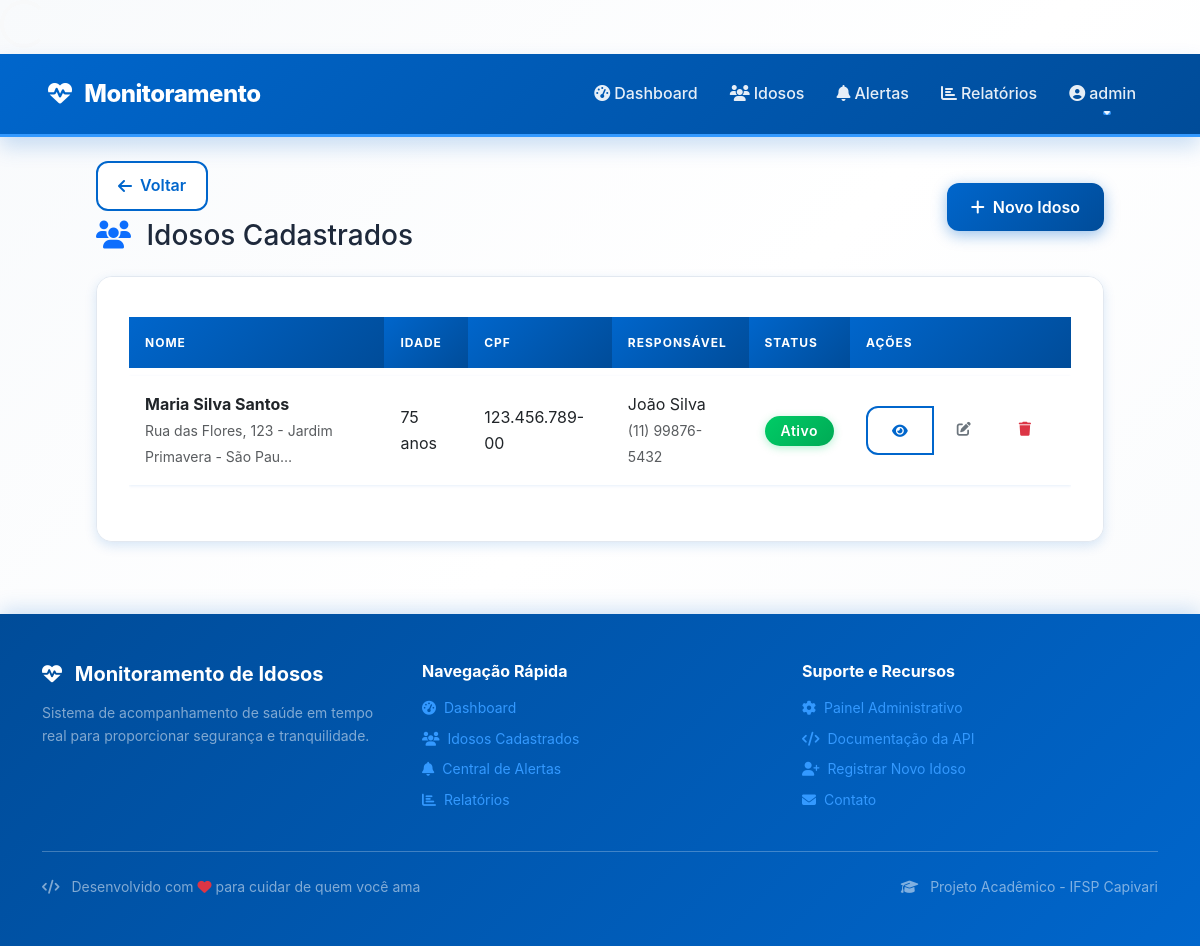
/idosos/ (signed in), run on an earlier commit of the app's database.
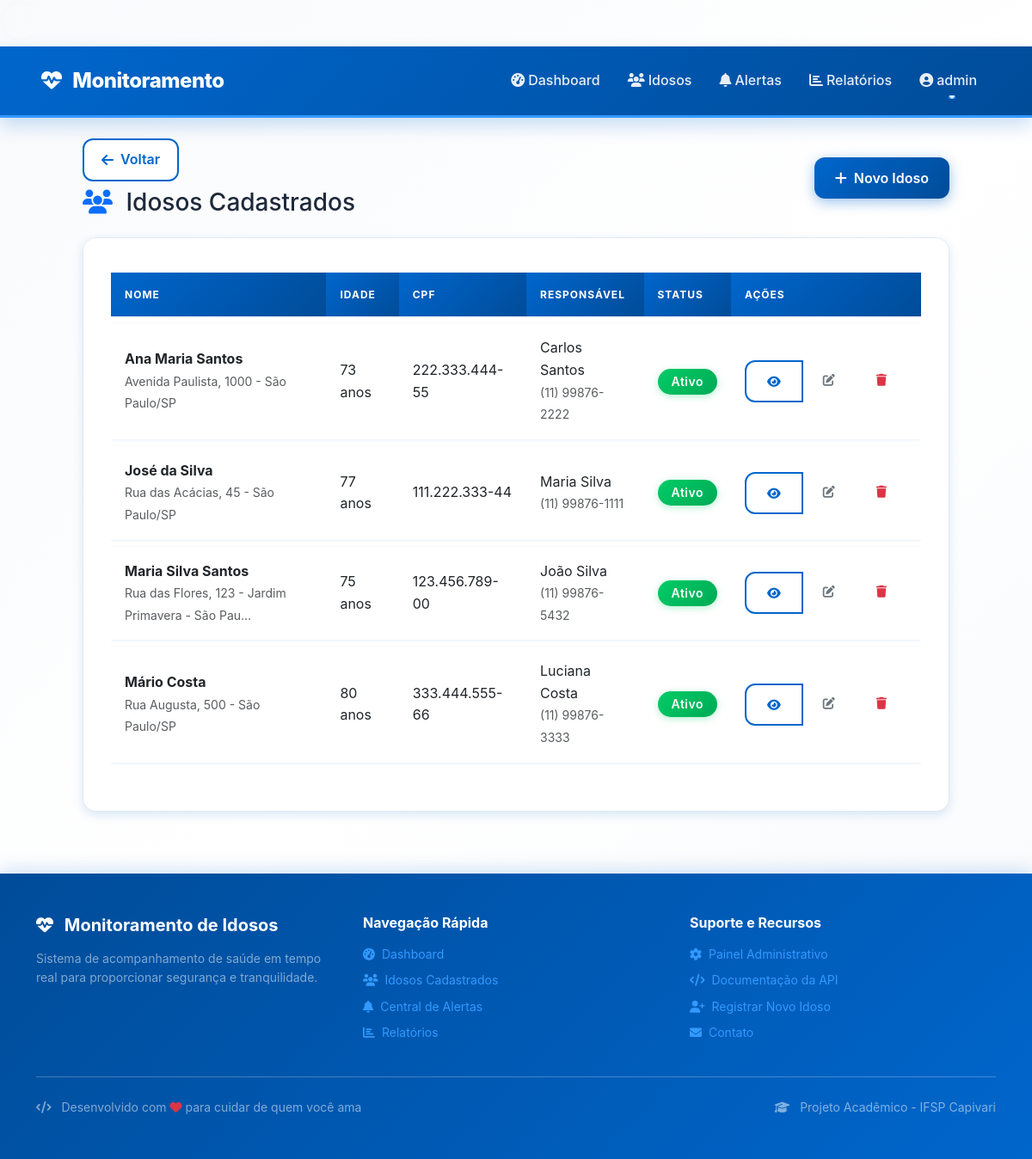
And on a later commit of the database.
### monitoramento/models.py (models this page shows, shortened)
class Idoso(models.Model):
    nome = models.CharField(max_length=100)
    data_nascimento = models.DateField()
    cpf = models.CharField(max_length=14, unique=True)
    telefone = models.CharField(max_length=20, blank=True)
    endereco = models.TextField()
    nome_responsavel = models.CharField(max_length=100)
    telefone_responsavel = models.CharField(max_length=20)
    email_responsavel = models.EmailField()
    observacoes_medicas = models.TextField(blank=True, null=True)
    ativo = models.BooleanField(default=True)
    data_cadastro = models.DateTimeField(default=timezone.now)
    latitude = models.DecimalField(max_digits=10, decimal_places=8, null=True, blank=True)
    longitude = models.DecimalField(max_digits=11, decimal_places=8, null=True, blank=True)
    @property
    def idade(self):
        hoje = date.today()
        nascimento = self.data_nascimento
        idade = hoje.year - nascimento.year
        if hoje.month < nascimento.month or (hoje.month == nascimento.month and hoje.day < nascimento.day):
            idade -= 1
        return idade

### monitoramento/views.py (the view)
# urls.py: path('idosos/', views.lista_idosos, name='lista_idosos'),
@login_required
def lista_idosos(request):
    idosos = Idoso.objects.all().order_by('nome')
    return render(request, 'monitoramento/lista_idosos.html', {'idosos': idosos})

### templates/monitoramento/lista_idosos.html (shortened to what this page needs)
{% extends 'base.html' %}
{% block content %}
<div class="container-fluid">
    <div class="d-flex justify-content-between align-items-center mb-4">
        <div>
            <a href="{% url 'dashboard' %}" class="btn-back mb-2">
                <i class="fas fa-arrow-left"></i>
                Voltar
            </a>
            <h1 class="h3 mb-0">
                <i class="fas fa-users text-primary me-2"></i>
                Idosos Cadastrados
            </h1>
        </div>
        <a href="{% url 'adicionar_idoso' %}" class="btn btn-primary">
            <i class="fas fa-plus me-2"></i>Novo Idoso
        </a>
    </div>
    <div class="card">
        <div class="card-body">
            {% if idosos %}
                <div class="table-responsive">
                    <table class="table table-hover">
                        <thead class="table-light">
                            <tr>
                                <th>Nome</th>
                                <th>Idade</th>
                                <th>CPF</th>
                                <th>Responsável</th>
                                <th>Status</th>
                                <th>Ações</th>
                            </tr>
                        </thead>
                        <tbody>
                            {% for idoso in idosos %}
                                <tr>
                                    <td>
                                        <strong>{{ idoso.nome }}</strong><br>
                                        <small class="text-muted">{{ idoso.endereco|truncatechars:50 }}</small>
                                    </td>
                                    <td>{{ idoso.idade }} anos</td>
                                    <td>{{ idoso.cpf }}</td>
                                    <td>
                                        {{ idoso.nome_responsavel }}<br>
                                        <small class="text-muted">{{ idoso.telefone_responsavel }}</small>
                                    </td>
                                    <td>
                                        {% if idoso.ativo %}
                                            <span class="badge bg-success">Ativo</span>
                                        {% else %}
                                            <span class="badge bg-warning">Pendente</span>
                                        {% endif %}
                                    </td>
                                    <td>
                                        <div class="btn-group" role="group">
                                            <a href="{% url 'detalhe_idoso' idoso.id %}" class="btn btn-sm btn-outline-primary" title="Ver detalhes">
                                                <i class="fas fa-eye"></i>
                                            </a>
                                            <a href="{% url 'editar_idoso' idoso.id %}" class="btn btn-sm btn-outline-secondary" title="Editar">
                                                <i class="fas fa-edit"></i>
                                            </a>
                                            <form method="post" action="{% url 'deletar_idoso' idoso.id %}" class="d-inline" onsubmit="return confirm('Tem certeza que deseja excluir {{ idoso.nome }}? Esta ação não pode ser desfeita.')">
                                                <button type="submit" class="btn btn-sm btn-outline-danger" title="Excluir">
                                                    <i class="fas fa-trash"></i>
                                                </button>
                                            </form>
                                        </div>
                                    </td>
                                </tr>
                            {% endfor %}
                        </tbody>
                    </table>
                </div>
            {% endif %}
        </div>
    </div>
</div>
{% endblock %}

What changed in the data, as far as the page shows it:
added Idoso: nome "Ana Maria Santos", endereco "Avenida Paulista, 1000 - São Paulo/SP", idade "73", cpf "222.333.444-55", nome_responsavel "Carlos Santos", telefone_responsavel "(11) 99876-2222", ativo "Ativo"
added Idoso: nome "José da Silva", endereco "Rua das Acácias, 45 - São Paulo/SP", idade "77", cpf "111.222.333-44", nome_responsavel "Maria Silva", telefone_responsavel "(11) 99876-1111", ativo "Ativo"
added Idoso: nome "Mário Costa", endereco "Rua Augusta, 500 - São Paulo/SP", idade "80", cpf "333.444.555-66", nome_responsavel "Luciana Costa", telefone_responsavel "(11) 99876-3333", ativo "Ativo"
